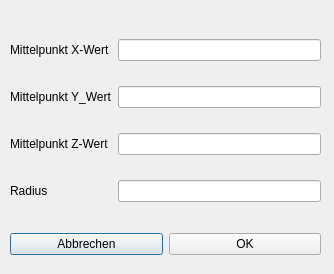
<?xml version="1.0" encoding="UTF-8"?>
<ui version="4.0">
 <class>Dialog_Kreis</class>
 <widget class="QDialog" name="Dialog_Kreis">
  <property name="geometry">
   <rect>
    <x>0</x>
    <y>0</y>
    <width>334</width>
    <height>274</height>
   </rect>
  </property>
  <property name="windowTitle">
   <string>Kreis</string>
  </property>
  <property name="modal">
   <bool>true</bool>
  </property>
  <widget class="QWidget" name="layoutWidget">
   <property name="geometry">
    <rect>
     <x>10</x>
     <y>20</y>
     <width>311</width>
     <height>201</height>
    </rect>
   </property>
   <layout class="QGridLayout" name="gridLayout">
    <item row="0" column="0">
     <widget class="QLabel" name="label_x">
      <property name="text">
       <string>Mittelpunkt X-Wert</string>
      </property>
     </widget>
    </item>
    <item row="1" column="0">
     <widget class="QLabel" name="label_y">
      <property name="text">
       <string>Mittelpunkt Y_Wert</string>
      </property>
     </widget>
    </item>
    <item row="2" column="0">
     <widget class="QLabel" name="label_z">
      <property name="text">
       <string>Mittelpunkt Z-Wert</string>
      </property>
     </widget>
    </item>
    <item row="3" column="0">
     <widget class="QLabel" name="label_r">
      <property name="text">
       <string>Radius</string>
      </property>
     </widget>
    </item>
    <item row="0" column="1">
     <widget class="QLineEdit" name="lineEdit_x"/>
    </item>
    <item row="1" column="1">
     <widget class="QLineEdit" name="lineEdit_y"/>
    </item>
    <item row="2" column="1">
     <widget class="QLineEdit" name="lineEdit_z"/>
    </item>
    <item row="3" column="1">
     <widget class="QLineEdit" name="lineEdit_r"/>
    </item>
   </layout>
  </widget>
  <widget class="QWidget" name="layoutWidget">
   <property name="geometry">
    <rect>
     <x>10</x>
     <y>230</y>
     <width>311</width>
     <height>29</height>
    </rect>
   </property>
   <layout class="QHBoxLayout" name="horizontalLayout">
    <item>
     <widget class="QPushButton" name="pushButton_Abbrechen">
      <property name="text">
       <string>Abbrechen</string>
      </property>
     </widget>
    </item>
    <item>
     <widget class="QPushButton" name="pushButton_OK">
      <property name="text">
       <string>OK</string>
      </property>
     </widget>
    </item>
   </layout>
  </widget>
 </widget>
 <tabstops>
  <tabstop>lineEdit_x</tabstop>
  <tabstop>lineEdit_y</tabstop>
  <tabstop>lineEdit_z</tabstop>
  <tabstop>lineEdit_r</tabstop>
  <tabstop>pushButton_OK</tabstop>
  <tabstop>pushButton_Abbrechen</tabstop>
 </tabstops>
 <resources/>
 <connections/>
</ui>
